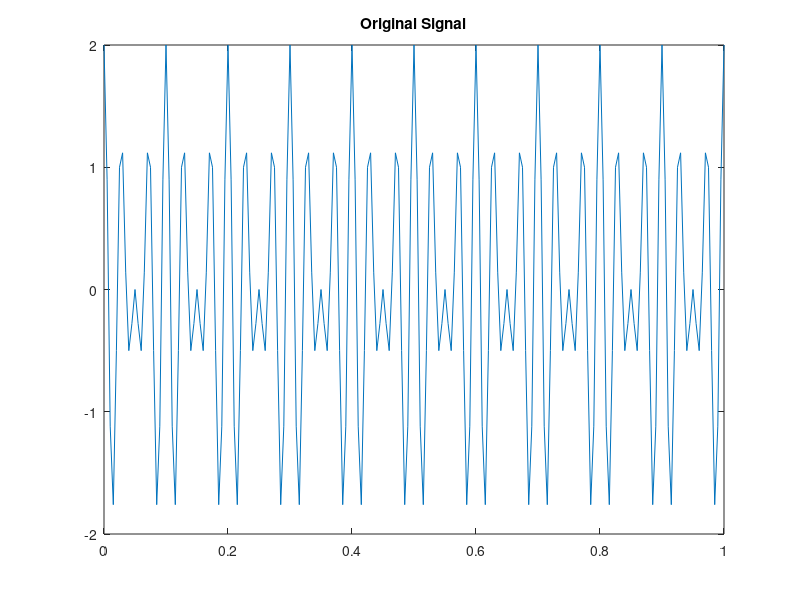
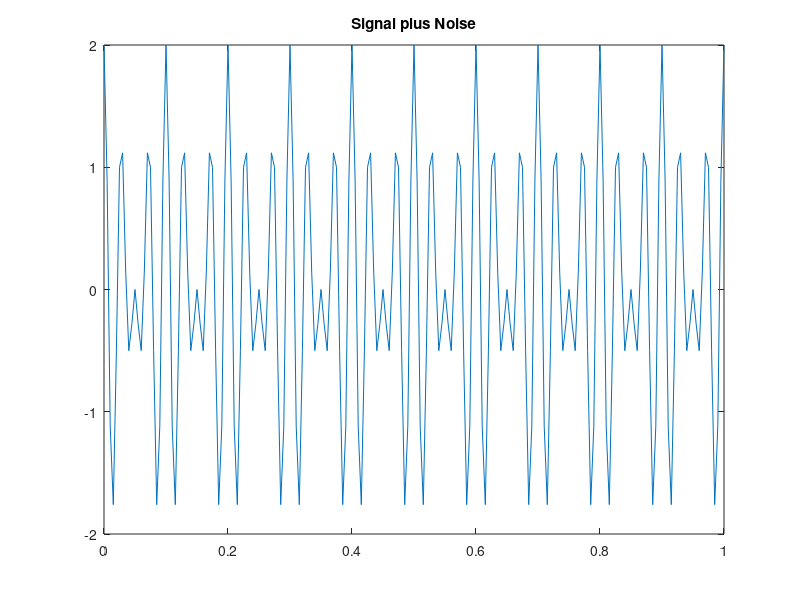
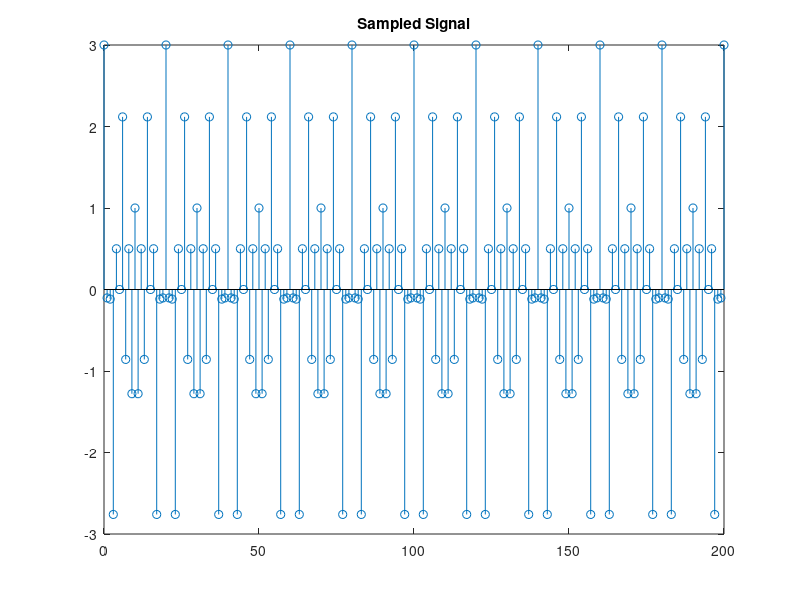
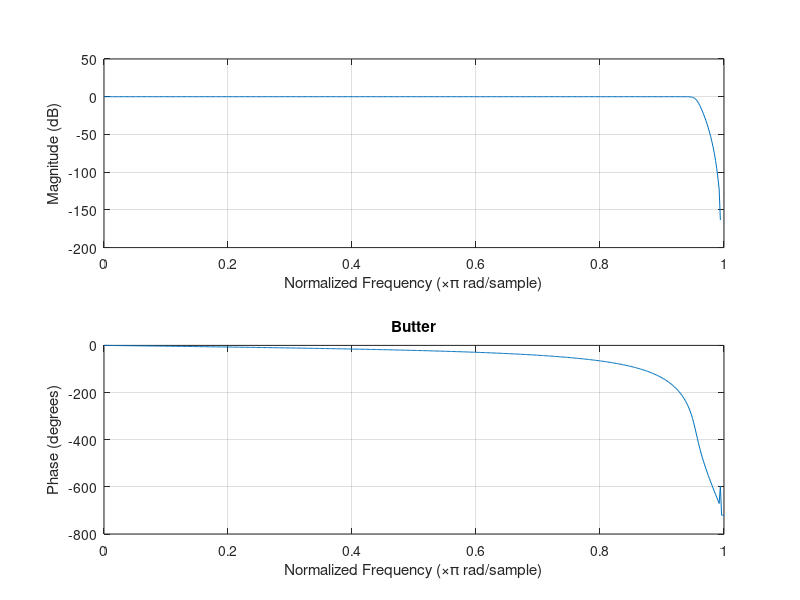

Here is the MATLAB script that generated these plots, in order:
pkg load signal % Octave only, comment out for Matlab
wp = 95/100;
ws = 99/100;
rp = 1;
rs = 100;
t = 0:0.005:1;
Fs = 200;

sig = cos(30*2*pi*t) + cos(40*2*pi*t);
noise = cos(100*2*pi*t);
figure;
plot(t, sig)
title('Original Signal')
saveas(gcf, 'original.jpg')
total = sig;% + noise;
figure;
plot(t, total)
title('Signal plus Noise')
saveas(gcf, 'with_noise.jpg')

n1 = 0:length(t)-1;
total_d = cos(30*2*pi*n1/Fs) + cos(40*2*pi*n1/Fs) + cos(100*2*pi*n1/Fs);
figure;
stem(n1, total_d)
title('Sampled Signal')
saveas(gcf, 'sampled.jpg')


[n, Wn] = buttord(wp, ws, rp, rs);
[b, a] = butter(n, Wn);
figure;
freqz(b, a)
title('Butter')
saveas(gcf, 'Butter_response.jpg')
yb = filter(b, a, total_d);
figure;
stem(n1, yb)
title('Butterworth Filtered Discrete')
saveas(gcf, 'butter_filtered.jpg')
but_err = mean(abs(sig - yb) / mean(abs(sig)));
fprintf('Butterworth Filter Error: %4.4f\n', but_err);
figure;
plot(t, yb)
title('Butterworth Continuous')
saveas(gcf, 'but_cont.jpg')

[nc, Wnc] = cheb1ord(wp, ws, rp, rs);
[bc, ac] = cheby1(nc, rp, Wnc);
figure;
freqz(bc, ac)
title('cheby1')
saveas(gcf, 'cheby1_response.jpg')
figure;
yc1 = filter(bc, ac, total_d);
stem(n1, yc1)
title('Cheby1 filtered')
saveas(gcf, 'cheby1_filt.jpg')
c1_err = mean(abs(sig - yc1) / mean(abs(sig)));
fprintf('Chebyshev Type I Filter Error: %4.4f\n', c1_err);
figure;
plot(t, yc1)
title('Chebyshev I continuous')
saveas(gcf, 'cheby1_cont.jpg')

[nc2, Wnc2] = cheb2ord(wp, ws, rp, rs);
[bc2, ac2] = cheby1(nc2, rs, Wnc2);
figure;
freqz(bc2, ac2)
title('cheby2')
saveas(gcf, 'cheby2_response.jpg')
figure;
yc2 = filter(bc2, ac2, total_d);
stem(n1, yc2)
title('Cheby2 filtered')
saveas(gcf, 'cheby2_filt.jpg')
c2_err = mean(abs(sig - yc2) / mean(abs(sig)));
fprintf('Chebyshev Type II Filter Error: %4.4f\n', c2_err);
figure;
plot(t, yc2)
title('Chebyshev II continuous')
saveas(gcf, 'cheby2_cont.jpg')

[ne, Wne] = ellipord(wp, ws, rp, rs);
[be, ae] = ellip(ne, rp, rs, Wne);
figure;
freqz(be, ae)
title('ellipse')
saveas(gcf, 'ellipse_response.jpg')
figure;
ye = filter(be, ae, total_d);
stem(n1, ye)
title('Ellipse filtered')
saveas(gcf, 'ellipse_filt.jpg')
e_err = mean(abs(sig - ye) / mean(abs(sig)));
fprintf('Ellipse Filter Error: %4.4f\n', e_err);
figure;
plot(t, ye)
title('Ellipse continuous')
saveas(gcf, 'e_cont.jpg')
